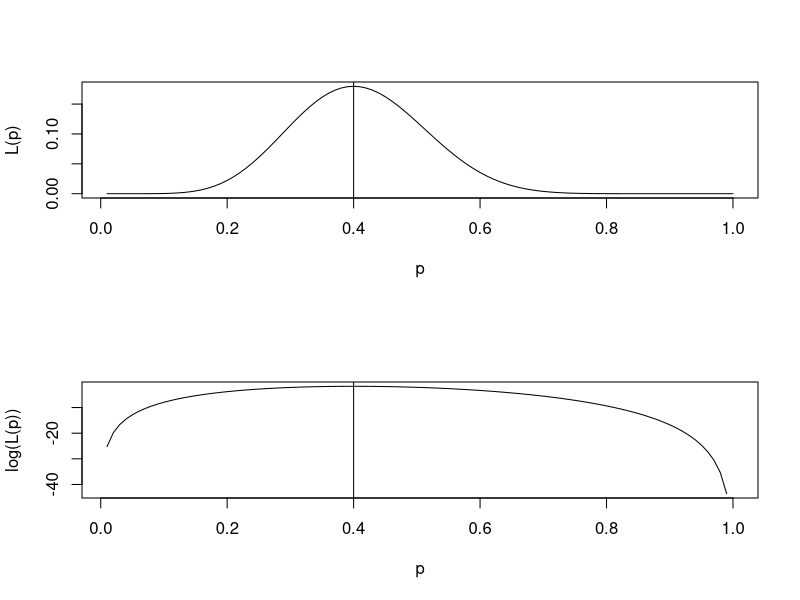

This figure's R source:
likeli.plot = function(y,n)
{
    L = function(p) dbinom(y,n,p)
    mle = optimize(L, interval=c(0,1), maximum=TRUE)$max
    p = (1:100)/100
    par(mfrow=c(2,1))
    plot(p, L(p), type='l')
    abline(v=mle)
    plot(p, log(L(p)), type='l')
    abline(v=mle)
    mle
}
likeli.plot(8,20)
